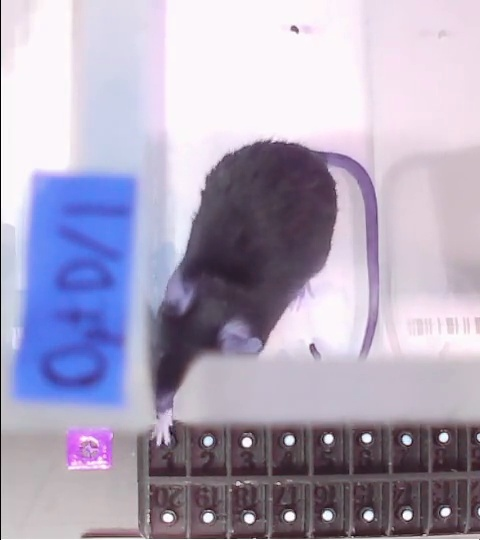
#> input picture old/ASPA/App/core/frame_963.jpg, 480 x 540 px, given in place of 20220721_H36_E2.mp4, which was not available
$ python sobel.py   (older library calls are emulated)
#> lines starting #> are read from the running program, lines starting #| are printed output that depends on the picture; pictures that were not available may be replaced by others from this repository, and a replacement may not be noted
import cv2
import numpy as np

# cap    = cv2.VideoCapture('Shared Data/20220525_H22_P1.mp4')
cap    = cv2.VideoCapture('20220721_H36_E2.mp4')
width  = int(cap.get(cv2.CAP_PROP_FRAME_WIDTH))
height = int(cap.get(cv2.CAP_PROP_FRAME_HEIGHT))

# Detect horizontal lines using first frame
ret, frame = cap.read()
#> frame is the input picture: shape (540, 480, 3); mean B, G, R 188.3, 166.3, 173.6

while(1):

    # Take each frame
    _, frame = cap.read()

    # Convert to HSV for simpler calculations
    hsv = cv2.cvtColor(frame, cv2.COLOR_BGR2HSV)
#> hsv: shape (540, 480, 3); mean H, S, V 146.2, 40.8, 191.1

    # Calculation of Sobelx
    sobelx = cv2.Sobel(frame,cv2.CV_64F,1,0,ksize=7)
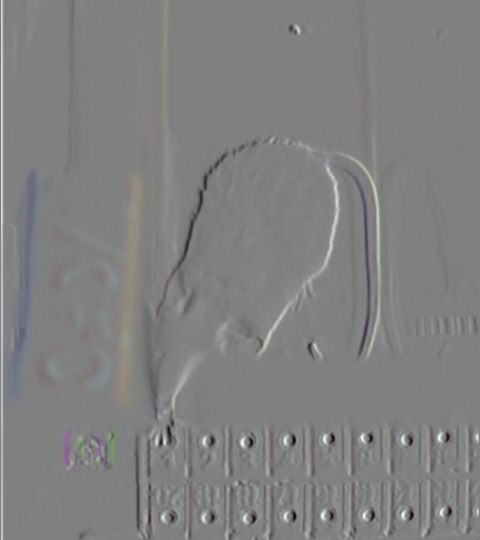
#> sobelx: shape (540, 480, 3) float64; mean B, G, R 152.7, 126.6, 186.8; drawn with min black and max white

    # Calculation of Sobely
    sobely = cv2.Sobel(frame,cv2.CV_64F,0,1,ksize=7)
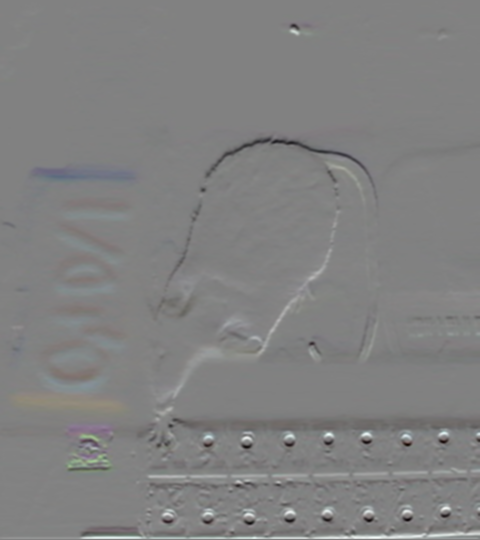
#> sobely: shape (540, 480, 3) float64; mean B, G, R -254.1, -222.6, -230.3; drawn with min black and max white

    # Calculation of Laplacian
    laplacian = cv2.Laplacian(frame,cv2.CV_64F)
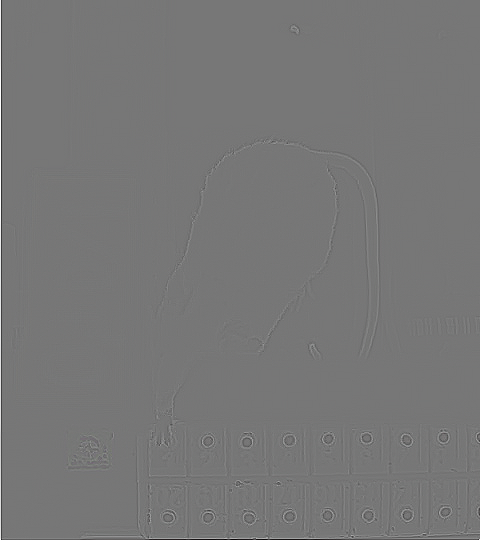
#> laplacian: shape (540, 480, 3) float64; mean B, G, R 0.3, 0.2, 0.3; drawn with min black and max white

    ret, lap_thresh = cv2.threshold(np.absolute(laplacian), 100, 255, cv2.THRESH_BINARY)
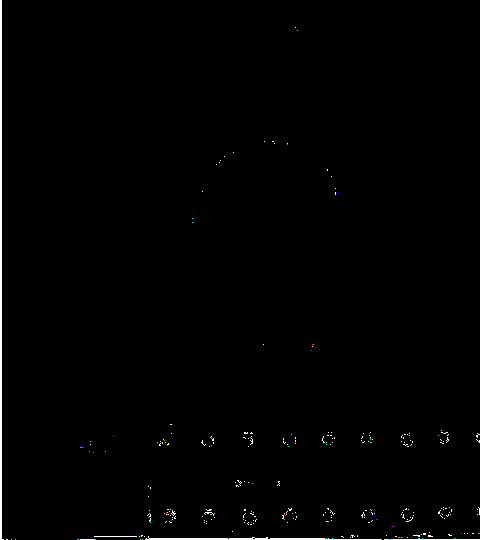
#> lap_thresh: shape (540, 480, 3) float64; mean B, G, R 2.2, 2.2, 2.1

    cv2.imshow('sobelx',sobelx)
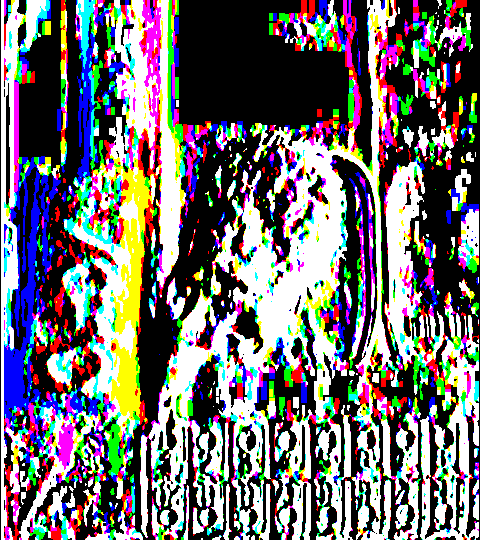
#> window 'sobelx': shape (540, 480, 3); mean B, G, R 110.9, 108.9, 112.1
    cv2.imshow('sobely',sobely)
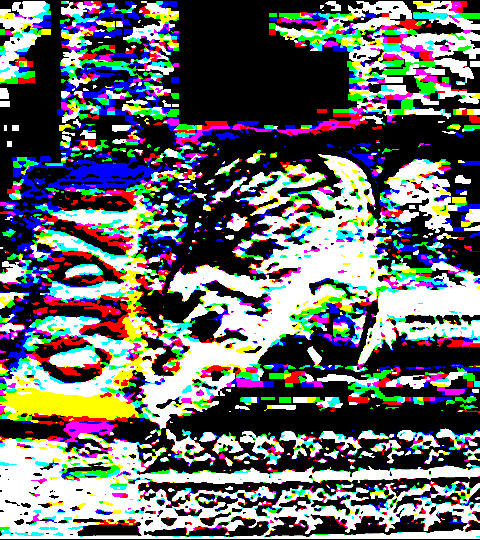
#> window 'sobely': shape (540, 480, 3); mean B, G, R 106.6, 106.7, 104.1
    cv2.imshow('laplacian',laplacian)
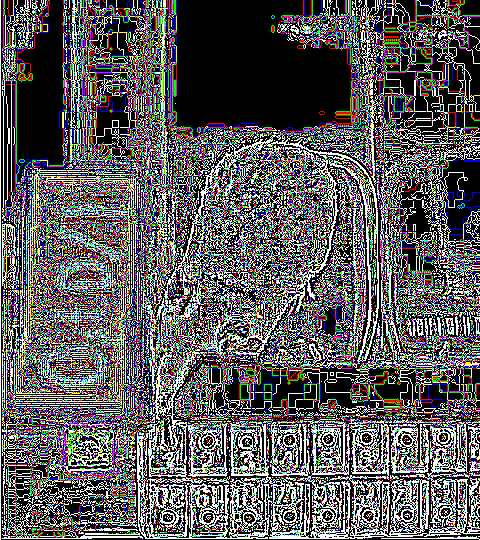
#> window 'laplacian': shape (540, 480, 3); mean B, G, R 91.4, 90.2, 92
    cv2.imshow('lap_thresh',lap_thresh)
    if cv2.waitKey(1) & 0xFF == ord('q'):
#> (key q is pressed here)
        break

cap.release()
# out.release()
cv2.destroyAllWindows()
